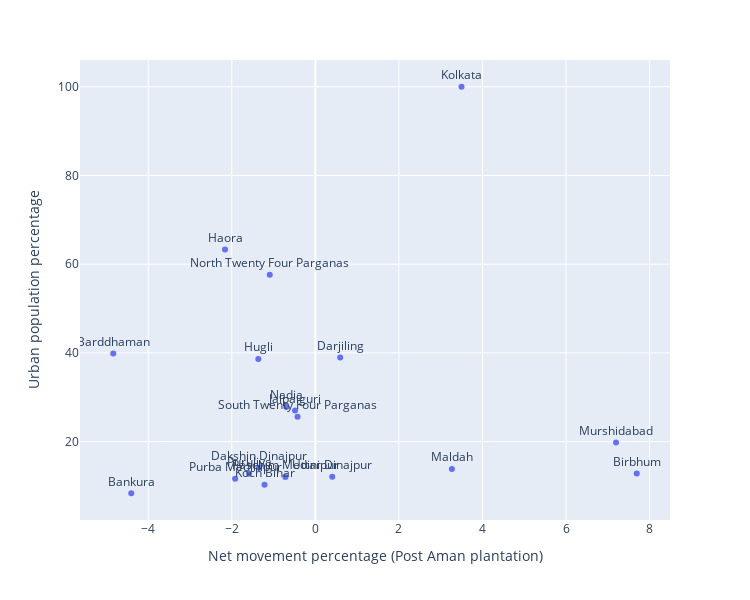

This figure's notebook cell:
### Markdown cell above
#### Post plantation (Aman)

### Code cell
import plotly.express as px
fig = px.scatter(pre_post, x='net_mvmt_pct_post', y='urban_pct', labels={
    'urban_pct': 'Urban population percentage',
    'net_mvmt_pct_post': 'Net movement percentage (Post Aman plantation)',
},
                 text='adm2_name'
                )

fig.update_traces(textposition='top center')

fig.update_layout(
    height=600,
    width=750,
    title_text=''
)

fig.show()

# fig.write_image("Charts/aman_post_plantation_ru.png", scale=15)

### Figure 1 — Plotly figure (JSON) as saved in the notebook; plotly's stock layout.template omitted (floating-point values rounded to 4 significant figures)
{"data": [{"hovertemplate": "Net movement percentage (Post Aman plantation)=%{x}<br>Urban population percentage=%{y}<br>adm2_name=%{text}<extra></extra>", "legendgroup": "", "marker": {"color": "#636efa", "symbol": "circle"}, "mode": "markers+text", "name": "", "orientation": "v", "showlegend": false, "text": ["Bankura", "Barddhaman", "Birbhum", "Dakshin Dinajpur", "Darjiling", "Haora", "Hugli", "Jalpaiguri", "Koch Bihar", "Kolkata", "Maldah", "Murshidabad", "Nadia", "North Twenty Four Parganas", "Paschim Medinipur", "Purba Medinipur", "Puruliya", "South Twenty Four Parganas", "Uttar Dinajpur"], "textposition": "top center", "type": "scatter", "x": [-4.407, -4.838, 7.693, -1.348, 0.5939, -2.163, -1.365, -0.4861, -1.217, 3.499, 3.268, 7.198, -0.6947, -1.092, -0.7173, -1.921, -1.588, -0.4262, 0.4042], "xaxis": "x", "y": [8.36, 39.87, 12.8, 14.13, 38.99, 63.3, 38.62, 27, 10.25, 100, 13.8, 19.78, 27.81, 57.59, 12.03, 11.65, 12.75, 25.61, 12.07], "yaxis": "y"}], "layout": {"height": 600, "legend": {"tracegroupgap": 0}, "margin": {"t": 60}, "title": {"text": ""}, "width": 750, "xaxis": {"anchor": "y", "domain": [0, 1], "title": {"text": "Net movement percentage (Post Aman plantation)"}}, "yaxis": {"anchor": "x", "domain": [0, 1], "title": {"text": "Urban population percentage"}}}}
